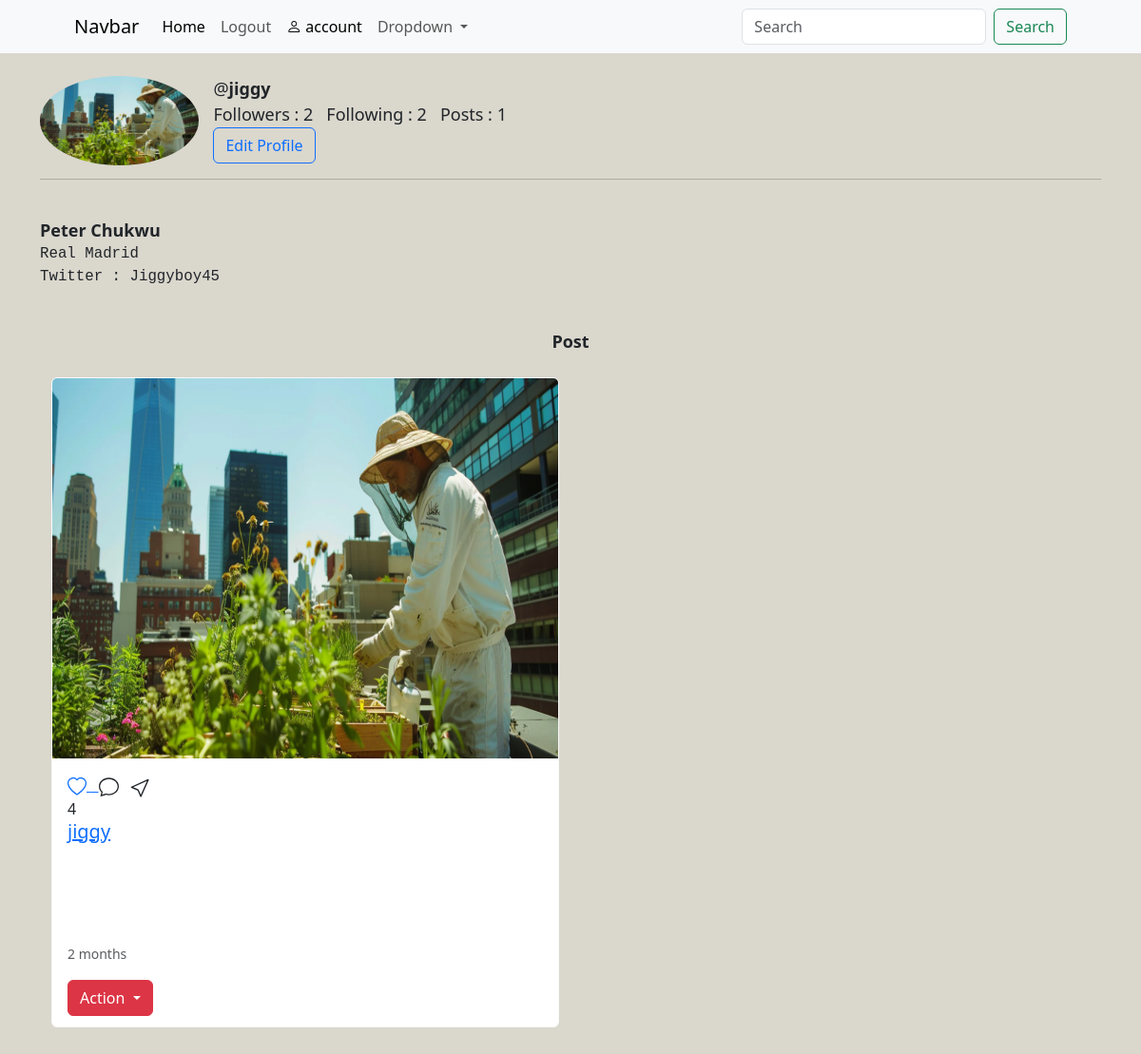
The app's page /jiggy/ (signed in), older data.
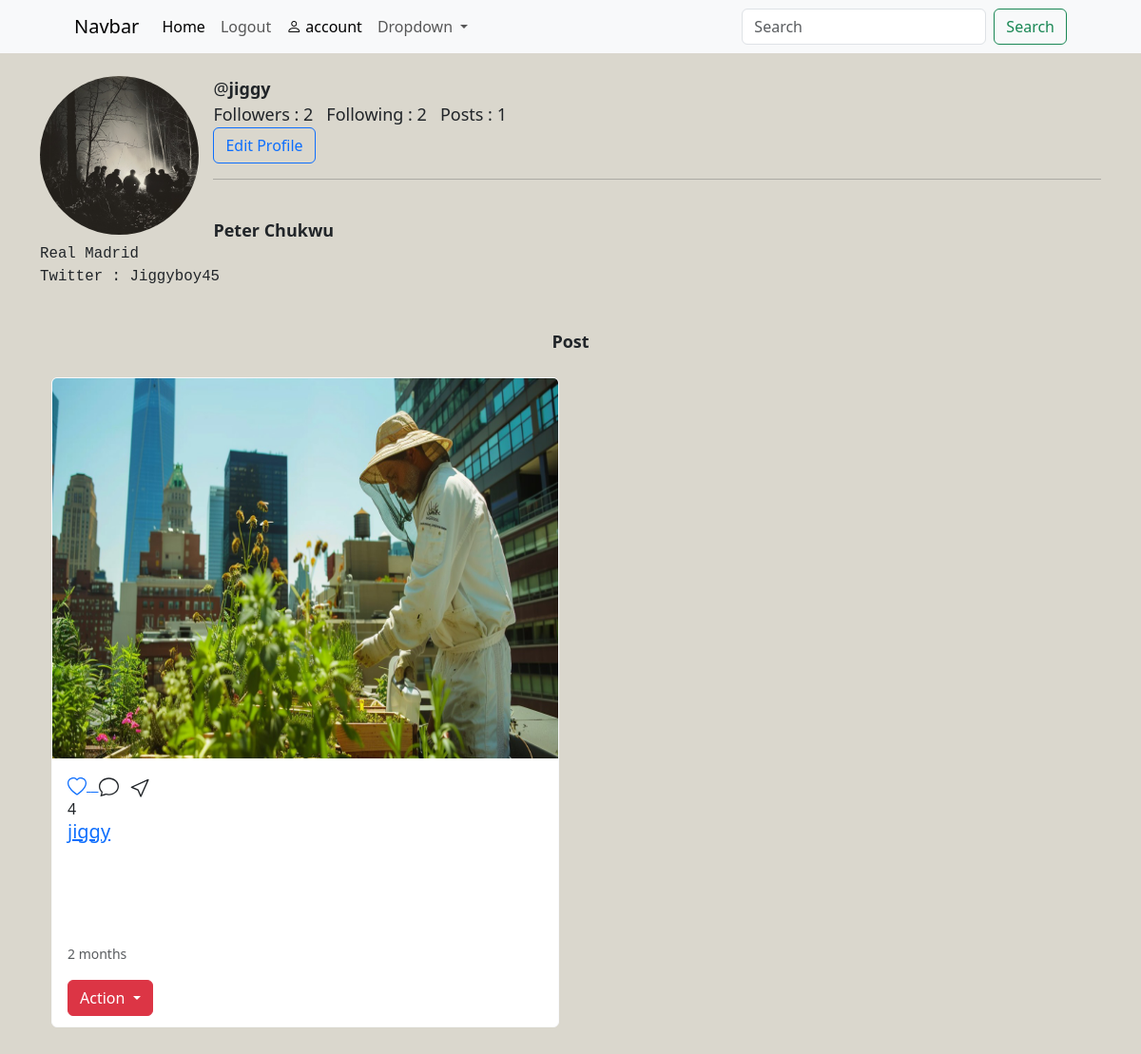
The same page, newer data.
### main/models.py (models this page shows, shortened)
class Profile(models.Model):
    user = models.OneToOneField(User,on_delete=models.CASCADE)
    bio = models.TextField(max_length=500,blank=True)
    profile_picture = models.ImageField(upload_to="profile_picture/",blank=True)

### main/views.py (the view)
# urls.py: path('<str:username>/',views.profile_user,name="profile"),
@login_required(login_url='login')
def profile_user(request,username):
    try:
        user = get_object_or_404(User,username=username)
        profile = Profile.objects.get(user=user)
        pic = user.post_set.all()
        following = Follow.objects.filter(follower=request.user,following=user)
    except :
        messages.success(request,'doesnt exist')
        return redirect('home')
    context = {'profile':profile,'pic':pic,'following':following}
    return render(request,'profile.html',context)

### templates/profile.html (shortened to what this page needs)
{% extends 'partial/main.html' %}
{% load static %}
{% block content %}
<br>
<div class="container">
        {% if profile.profile_picture %}
        <img src="{{profile.profile_picture.url }}" alt="" width="15%" class="rounded-circle" id="pic">
        {% else %}
        <img src="{% static 'media/profile_picture/download.jpg' %}" alt="" id="pic" width="15%" >
        {% endif %}
        <p style="font-size: large;" >
            @<b>{{profile.user}}</b>
            <br>
            Followers : {{profile.user.followers.count}} &nbsp;
            Following : {{profile.user.following.count}} &nbsp;
            Posts : {{pic.count}} <br>
            {% if profile.user != request.user %}
                {% if following %}
                <form action="{% url 'unfollow' profile.user.username %}" method="post">
                    {% csrf_token %}
                    <button type="submit" class="btn btn-primary">Unfollow </button>
                    <button type="button" class="btn btn-primary" >Message</button>
                </form>
                {% else%}
                <form action="{% url 'follow' profile.user.username %}" method="post">
                    {% csrf_token %}
                    <button type="submit" class="btn btn-primary">Follow </button>
                </form>
                {% endif %}
            {% else %}
                <a href="#" class="btn btn-outline-primary" role="button">Edit Profile</a>
            {% endif %}
        </p>
            <hr>
        <br>
        <div style="font-size: large;">
            <b>{{profile.user.first_name}}  {{profile.user.last_name}}</b>
            <br>
            {% if profile.bio %}
                    <pre>{{profile.bio}}</pre>
            {% else %}
                Write A Bio
            {% endif %} <br>
        </div>
        <div align="center" style="font-size: large;">
                <b>Post</b>
        </div>
        <br>
        <div class="container">
            <div class="row">
                {% for post in pic%}
                <div class="col-lg-6" >
                    <div class="card col-sm-12 mb-4 card border-light" style="height: 96%;">
                        <a href="{% url 'post_detail' post.id %}"><img src="{{post.image.url}}" class="card-img-top" alt="..." height="400"></a>
                        <div class="card-body">
                            <div class="run">
                                <a href="{% url 'like_detail' post.id %}">
                                </a>
                            </div>
                            {{post.likes}}
                        <a href="{% url 'profile' post.user.username %}"><h5 class="card-title">{{post.user}}</h5> </a>
                        {% if post.caption %}
                        <p class="card-text">{{post.caption}}</p>
                        {% else %}
                        <br><br><br><br>
                        {% endif %}
                        <p class="card-text"><small class="text-body-secondary">{{post.create_at|timesince}}</small></p>
                                    <div class="btn-group">
                                        <button type="button" class="btn btn-danger dropdown-toggle" data-bs-toggle="dropdown" aria-expanded="false">
                                        Action
                                        </button>
                                    </div>
                        </div>
                    </div>
                </div>
                {% endfor %}
        </div>
</div>
{% endblock content %}

Row changes from the older to the newer data that the page shows:
changed Profile "Real Madrid Twitter : Jiggyboy45": profile_picture: a different picture
